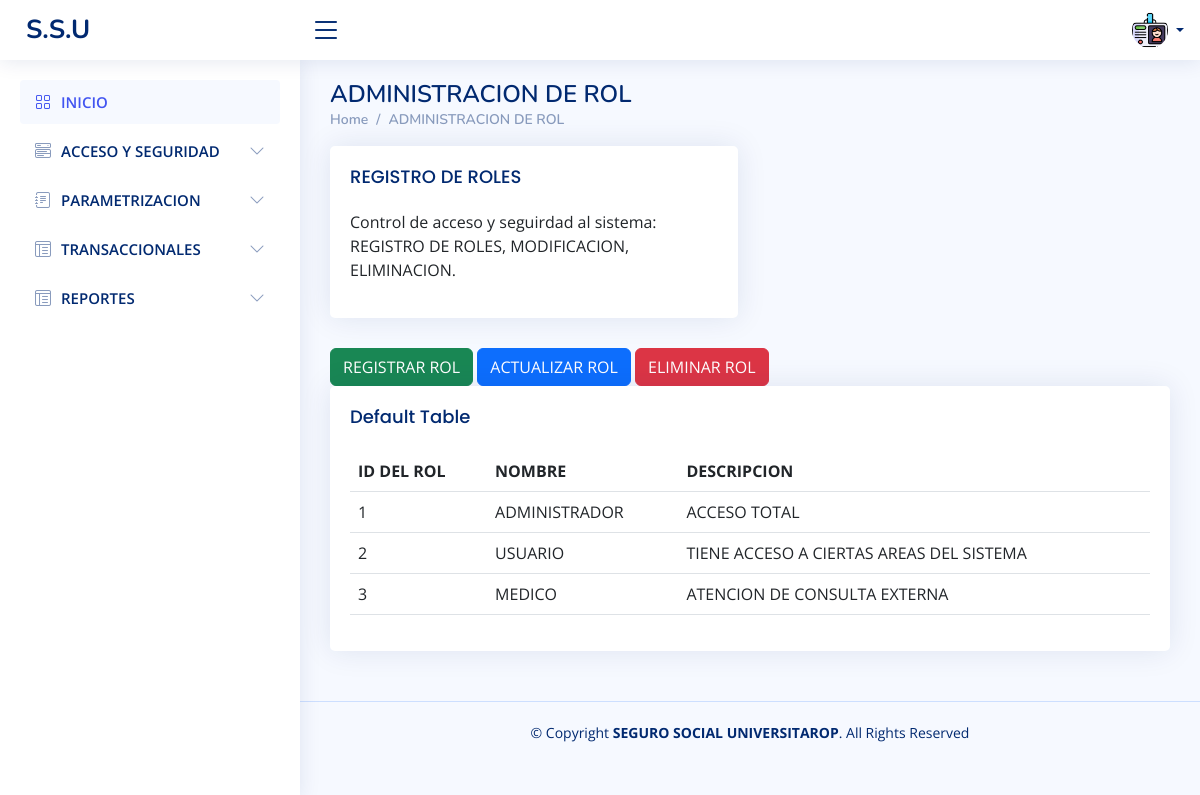
The app's page /CapaPresentacion/roles.php (signed in) with its own data.
### tables this page shows
CREATE TABLE `trol` (
  `id_rol` int(11) NOT NULL,
  `nombre_rol` varchar(100) NOT NULL,
  `descripcion_rol` varchar(100) DEFAULT NULL,
  `estado_rol` varchar(2) DEFAULT NULL
);

### CapaDato/conexion.php (called while the page is built, shortened)
<?php
class Database {
    private $host = 'localhost';
    private $username = 'admin';
    private $password = 'admssu00$$';
    private $database = 'test';
    private $conn;
    public function __construct() {
        $this->conn = new mysqli($this->host, $this->username, $this->password, $this->database);
    }
    public function getConn() {
    return $this->conn;
    }
}
?>

### CapaNegocio/rol.php (called while the page is built, shortened)
<?php
require_once "../CapaDato/rolDAO.php";
require_once "../CapaDato/conexion.php";
require_once "usuario.php";
class rol{
    private $rolDAO;
    public function __construct(){
        $this->database = new Database();
        $this -> rolDAO = new rolDAO($this->database);
    }
    public function allrol() {
         return $this->rolDAO->obtenerRol();
        }
}
?>

### CapaDato/rolDAO.php (called while the page is built, shortened)
<?php
require_once('conexion.php');
class RolDAO {
    private $conn;
    private $table = 'trol';
    public function __construct($database){
        $this->database = $database;
        $this->conn = $this->database->getConn();
    }
    public function obtenerRol(){
        $query = "SELECT * FROM $this->table WHERE estado_rol = 1";
        $result = $this->conn->query($query);
        $rol = $result->fetch_all(MYSQLI_ASSOC);
        return $rol;
    }
}
?>

### CapaNegocio/usuario.php (called while the page is built, shortened)
<?php
require_once "../CapaDato/usuarioDAO.php";
require_once "../CapaDato/conexion.php";
class Usuario {
    public function __construct($database) {
        $this->database = new Database();
    }
}
?>

### CapaDato/usuarioDAO.php (called while the page is built, shortened)
<?php
require_once('conexion.php');
class UsuarioDAO {
    public function __construct($database) {
        $this->database = $database;
    }
}
?>

### CapaPresentacion/roles.php (the view, shortened to what this page needs)
<?php
require_once "../CapaDato/conexion.php";
require_once "../CapaDato/rolDAO.php";
require_once "../CapaNegocio/rol.php";
require_once "../CapaDato/UsuarioDao.php";
$roles = new rol();
$datos = $roles->allrol();
?>
<!DOCTYPE html>
<html lang="en">
<head>
  <link href="assets/vendor/bootstrap/css/bootstrap.min.css" rel="stylesheet">
  <link href="assets/vendor/bootstrap-icons/bootstrap-icons.css" rel="stylesheet">
  <link href="assets/vendor/boxicons/css/boxicons.min.css" rel="stylesheet">
  <link href="assets/vendor/quill/quill.snow.css" rel="stylesheet">
  <link href="assets/vendor/quill/quill.bubble.css" rel="stylesheet">
  <link href="assets/vendor/remixicon/remixicon.css" rel="stylesheet">
  <link href="assets/vendor/simple-datatables/style.css" rel="stylesheet">
  <link href="assets/css/style.css" rel="stylesheet">
</head>
<body>
  <header id="header" class="header fixed-top d-flex align-items-center">
    <div class="d-flex align-items-center justify-content-between">
      <a href="index.php" class="logo d-flex align-items-center">
        <span class="d-none d-lg-block">S.S.U</span>
      </a>
      <i class="bi bi-list toggle-sidebar-btn"></i>
    </div>
    <nav class="header-nav ms-auto">
      <ul class="d-flex align-items-center">
        <li class="nav-item d-block d-lg-none">
        <li class="nav-item dropdown pe-3">
          <a class="nav-link nav-profile d-flex align-items-center pe-0" href="#" data-bs-toggle="dropdown">
            <img src="assets/img/tarjeta.png" alt="Profile" class="rounded-circle">
            <span class="d-none d-md-block dropdown-toggle ps-2"></span>
          </a>
        </li>
      </ul>
    </nav>
  </header>
  <aside id="sidebar" class="sidebar">
    <ul class="sidebar-nav" id="sidebar-nav">
      <li class="nav-item">
        <a class="nav-link " href="index.php">
          <i class="bi bi-grid"></i>
          <span>INICIO</span>
        </a>
      </li>
      <li class="nav-item">
        <a class="nav-link collapsed" data-bs-target="#components-nav" data-bs-toggle="collapse" href="#">
          <i class="bi bi-menu-button-wide"></i><span>ACCESO Y SEGURIDAD</span><i class="bi bi-chevron-down ms-auto"></i>
        </a>
      </li>
      <li class="nav-item">
        <a class="nav-link collapsed" data-bs-target="#forms-nav" data-bs-toggle="collapse" href="#">
          <i class="bi bi-journal-text"></i><span>PARAMETRIZACION</span><i class="bi bi-chevron-down ms-auto"></i>
        </a>
      </li>
      <li class="nav-item">
        <a class="nav-link collapsed" data-bs-target="#tables-nav" data-bs-toggle="collapse" href="#">
          <i class="bi bi-layout-text-window-reverse"></i><span>TRANSACCIONALES</span><i class="bi bi-chevron-down ms-auto"></i>
        </a>
      </li>
      <li class="nav-item">
        <a class="nav-link collapsed" data-bs-target="#tables-nav" data-bs-toggle="collapse" href="#">
          <i class="bi bi-layout-text-window-reverse"></i><span>REPORTES</span><i class="bi bi-chevron-down ms-auto"></i>
        </a>
      </li>
    </ul>
  </aside>
  <main id="main" class="main">
<div class="pagetitle">
  <h1>ADMINISTRACION DE ROL</h1>
  <nav>
    <ol class="breadcrumb">
      <li class="breadcrumb-item"><a href="index.php">Home</a></li>
      <li class="breadcrumb-item">ADMINISTRACION DE ROL</li>
    </ol>
  </nav>
</div>
<section class="section">
  <div class="row">
    <div class="col-lg-6">
      <div class="card">
        <div class="card-body">
          <h5 class="card-title">REGISTRO DE ROLES </h5>
          <p>Control de acceso y seguirdad al sistema: REGISTRO DE ROLES, MODIFICACION, ELIMINACION.</p>
        </div>
      </div>
    </div>
  </div>
</section>
          <button type="button" class="btn btn-success" data-bs-toggle="modal" data-bs-target="#modalDialogScrollable">
           REGISTRAR ROL
          </button>
          <a href="update_rol.php" class="btn btn-primary">ACTUALIZAR ROL</a>
          <a href="del_rol.php" class="btn btn-danger">ELIMINAR ROL</a>
</<section>
<div class="card">
        <div class="card-body">
          <h5 class="card-title">Default Table</h5>
          <table class="table">
            <thead>
              <tr>
                <th scope="col">ID DEL ROL</th>
                <th scope="col">NOMBRE</th>
                <th scope="col">DESCRIPCION</th>
              </tr>
            </thead>
            <tbody>
            <?php
            foreach ($datos as $datorol){
              ?>
            <tr>
              <td><?php echo $datorol['id_rol']; ?> </td>
              <td><?php echo $datorol['nombre_rol']; ?> </td>
              <td><?php echo $datorol['descripcion_rol']; ?> </td>
            </tr>
              <?php
                }
              ?>
            </tbody>
          </table>
        </div>
      </div>
</main>
  <footer id="footer" class="footer">
    <div class="copyright">
      &copy; Copyright <strong><span>SEGURO SOCIAL UNIVERSITAROP</span></strong>. All Rights Reserved
    </div>
    <div class="credits">
    </div>
  </footer>
</body>
</html>

### CapaPresentacion/assets/css/style.css (style rules this page uses)
:root { scroll-behavior: smooth; }
body { font-family: "Open Sans", sans-serif; background: #f6f9ff; color: #444444; }
a { color: #4154f1; text-decoration: none; }
h1, h2, h3, h4, h5, h6 { font-family: "Nunito", sans-serif; }
#main { margin-top: 60px; padding: 20px 30px; transition: all 0.3s; }
.pagetitle { margin-bottom: 10px; }
.pagetitle h1 { font-size: 24px; margin-bottom: 0; font-weight: 600; color: #012970; }
.card { margin-bottom: 30px; border: none; border-radius: 5px; box-shadow: 0px 0 30px rgba(1, 41, 112, 0.1); }
.card-title { padding: 20px 0 15px 0; font-size: 18px; font-weight: 500; color: #012970; font-family: "Poppins", sans-serif; }
.card-body { padding: 0 20px 20px 20px; }
.breadcrumb { font-size: 14px; font-family: "Nunito", sans-serif; color: #899bbd; font-weight: 600; }
.breadcrumb a { color: #899bbd; transition: 0.3s; }
.breadcrumb .breadcrumb-item::before { color: #899bbd; }
.logo { line-height: 1; }
@media (min-width: 1200px) { .logo { width: 280px; } }
.logo span { font-size: 26px; font-weight: 700; color: #012970; font-family: "Nunito", sans-serif; }
.header { transition: all 0.5s; z-index: 997; height: 60px; box-shadow: 0px 2px 20px rgba(1, 41, 112, 0.1); background-color: #fff; padding-left: 20px; }
.header .toggle-sidebar-btn { font-size: 32px; padding-left: 10px; cursor: pointer; color: #012970; }
.header-nav ul { list-style: none; }
.header-nav>ul { margin: 0; padding: 0; }
.header-nav .nav-profile { color: #012970; }
.header-nav .nav-profile img { max-height: 36px; }
.header-nav .nav-profile span { font-size: 14px; font-weight: 600; }
.sidebar { position: fixed; top: 60px; left: 0; bottom: 0; width: 300px; z-index: 996; transition: all 0.3s; padding: 20px; overflow-y: auto; scrollbar-width: thin; scrollbar-color: #aab7cf transparent; box-shadow: 0px 0px 20px rgba(1, 41, 112, 0.1); background-color: #fff; }
@media (min-width: 1200px) { #main, #footer { margin-left: 300px; } }
.sidebar-nav { padding: 0; margin: 0; list-style: none; }
.sidebar-nav li { padding: 0; margin: 0; list-style: none; }
.sidebar-nav .nav-item { margin-bottom: 5px; }
.sidebar-nav .nav-link { display: flex; align-items: center; font-size: 15px; font-weight: 600; color: #4154f1; transition: 0.3; background: #f6f9ff; padding: 10px 15px; border-radius: 4px; }
.sidebar-nav .nav-link i { font-size: 16px; margin-right: 10px; color: #4154f1; }
.sidebar-nav .nav-link.collapsed { color: #012970; background: #fff; }
.sidebar-nav .nav-link.collapsed i { color: #899bbd; }
.sidebar-nav .nav-link .bi-chevron-down { margin-right: 0; transition: transform 0.2s ease-in-out; }
.footer { padding: 20px 0; font-size: 14px; transition: all 0.3s; border-top: 1px solid #cddfff; }
.footer .copyright { text-align: center; color: #012970; }
.footer .credits { padding-top: 5px; text-align: center; font-size: 13px; color: #012970; }

### records on screen
trol: id_rol "1", nombre_rol "ADMINISTRADOR", descripcion_rol "ACCESO TOTAL"
trol: id_rol "2", nombre_rol "USUARIO", descripcion_rol "TIENE ACCESO A CIERTAS AREAS DEL SISTEMA"
trol: id_rol "3", nombre_rol "MEDICO", descripcion_rol "ATENCION DE CONSULTA EXTERNA"
